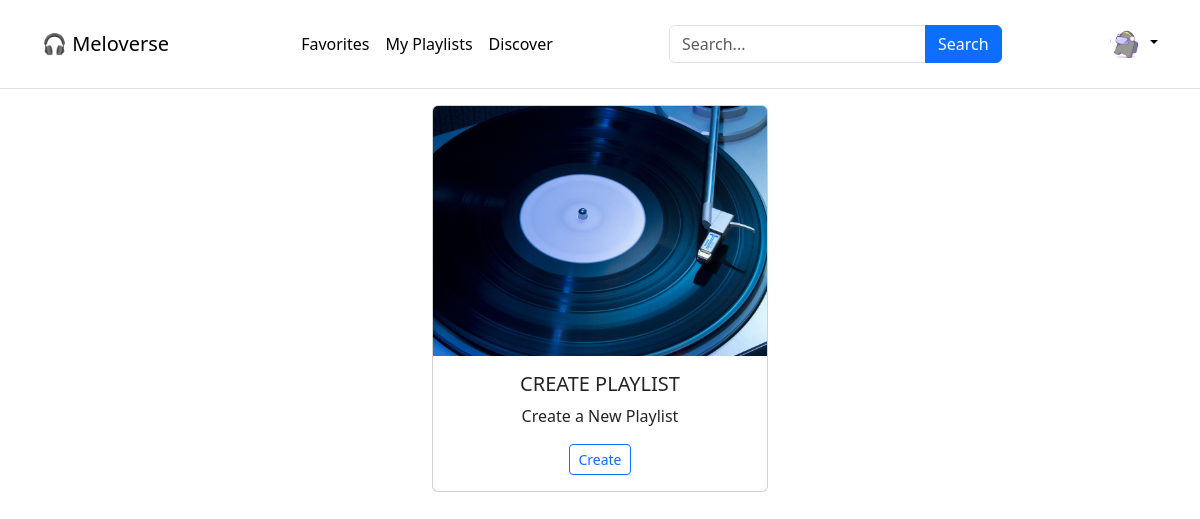
The page /meloverse/u/1/my_playlists (signed in) on the database as committed earlier.
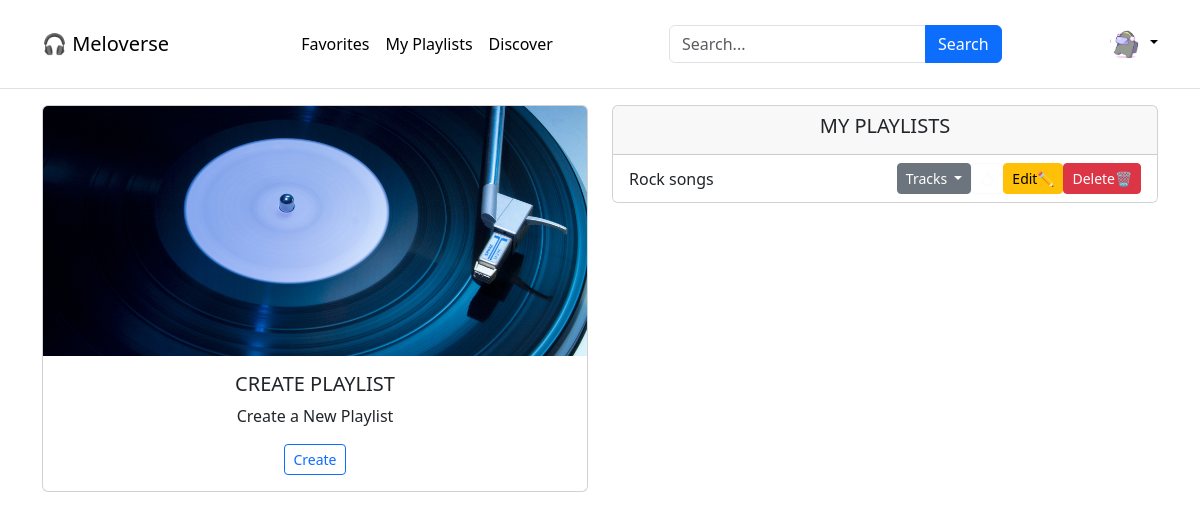
The same page on the database as committed later.
### application/models.py (models this page shows)
class Playlist(db.Model):
    __tablename__ = "playlist"
    playlist_id = db.Column(db.Integer, autoincrement=True, primary_key=True)
    playlist_name = db.Column(db.String, nullable=False)
    user = db.Column(db.Integer, db.ForeignKey("users.id"))

### application/app_controllers/users.py (the view, shortened to what this page needs)
@user.route("/meloverse/u/<user>/my_playlists", methods=["GET", "POST"])
@login_required
def user_playlists(user):
    creator = Creator.query.filter_by(creator_id=current_user.id).first()
    tracks = Tracks.query.order_by(Tracks.track_name).all()
    playlists = (
        db.session.query(Playlist, User_Playlist, Playlist_likes_stats)
        .filter(Playlist.user == current_user.id)
        .join(User_Playlist, User_Playlist.playlist_id == Playlist.playlist_id)
        .outerjoin(
            Playlist_likes_stats,
            Playlist.playlist_id == Playlist_likes_stats.playlist_id,
        )
        .all()
    )
    playlist_Ids = []
    playlist_dict = dict()
    for x, y, z in playlists:
        p_id = x.playlist_id
        playlist_Ids.append(p_id)
        t_id = y.track_id
        if p_id not in playlist_dict.keys():
            playlist_dict[p_id] = [t_id]
        else:
            playlist_dict[p_id].append(t_id)
    playlist_tracks = []
    for i in set(playlist_Ids):
        playlist_tracks += (
            db.session.query(User_Playlist, Tracks, Creator.creator_name)
            .filter(User_Playlist.playlist_id == i)
            .join(Tracks, User_Playlist.track_id == Tracks.track_id)
            .join(Creator, Tracks.creator_id == Creator.creator_id)
            .all()
        )
    return render_template(
        "user/user_playlists.html",
        creator_signup_status=creator,
        tracks=tracks,
        playlists=playlists,
        playlist_dict=playlist_dict,
        playlist_tracks=playlist_tracks,
    )

### application/app_controllers/auth.py (called while the page is built)
@login_manager.user_loader
def loader_user(user_id):
    return Users.query.get(user_id)

### templates/user/user_playlists.html (shortened to what this page needs)
{% extends "user/user_dashboard.html" %}
{% block body %}
<div class="container">
    <div class="row">
        {% if playlists %}
        <div class="col-6">
            {% else %}
            <div class="col-12 d-flex align-items-center justify-content-center">
                {% endif %}
                <div class="card text-center">
                    <img src="{{ url_for('static', filename='images/playlist.jpg') }}" class="card-img-top"
                        style="object-fit: cover; max-height: 250px; max-width: 100%;">
                    <div class="card-body">
                        <h5 class="card-title">CREATE PLAYLIST</h5>
                        <p class="card-text">Create a New Playlist</p>
                        <button type="button" class="btn btn-sm btn-outline-primary" data-bs-toggle="modal"
                            data-bs-target="#newPlaylist">
                            Create
                        </button>
                    </div>
                </div>
            </div>
            {% if playlists %}
            <div class="col">
                <div class="card">
                    <div class="card-header">
                        <h5 class="text-center">MY PLAYLISTS</h5>
                    </div>
                    <ul class="list-group list-group-flush">
                        {% for playlist, usr_playlist, fav_playlist in playlists %}
                        {% if loop.changed(playlist.playlist_id) %}
                        <li class="list-group-item d-flex justify-content-between align-items-center">
                            <span>{{ playlist.playlist_name }}</span>
                            <div class="d-flex">
                                <div class="dropdown">
                                    <button class="btn dropdown-toggle btn-sm btn-secondary" type="button"
                                        data-bs-toggle="dropdown" style="text-decoration: none;">
                                        Tracks
                                    </button>
                                </div>
                                <form method="post">
                                    {% if fav_playlist != None %}
                                    <button type="submit" class="btn btn-sm btn-outline-light"><span
                                            class="bi-hand-thumbs-up-fill"></span></button>
                                    {% else %}
                                    <button type="submit" class="btn btn-sm btn-outline-light"><span
                                            class="bi-hand-thumbs-up"></span></button>
                                    {% endif %}
                                </form>
                                <button type="button" class="btn btn-sm btn-warning" data-bs-toggle="modal"
                                    data-bs-target="#editPlaylist_{{ playlist.playlist_id }}">Edit✏️</button>
                                <button type="button" class="btn btn-sm btn-danger" data-bs-toggle="modal"
                                    data-bs-target="#DeletePlaylist_{{ playlist.playlist_id }}">Delete🗑️</button>
                            </div>
                        </li>
                        {% endif %}
                        {% endfor %}
                    </ul>
                </div>
            </div>
        </div>
        {% endif %}
    </div>
</div>
{% endblock %}

Rows that differ between the two databases and show on the page:
added Playlist: playlist_name "Rock songs"
Other text that changed with them:
text now shown: "MY PLAYLISTS"
